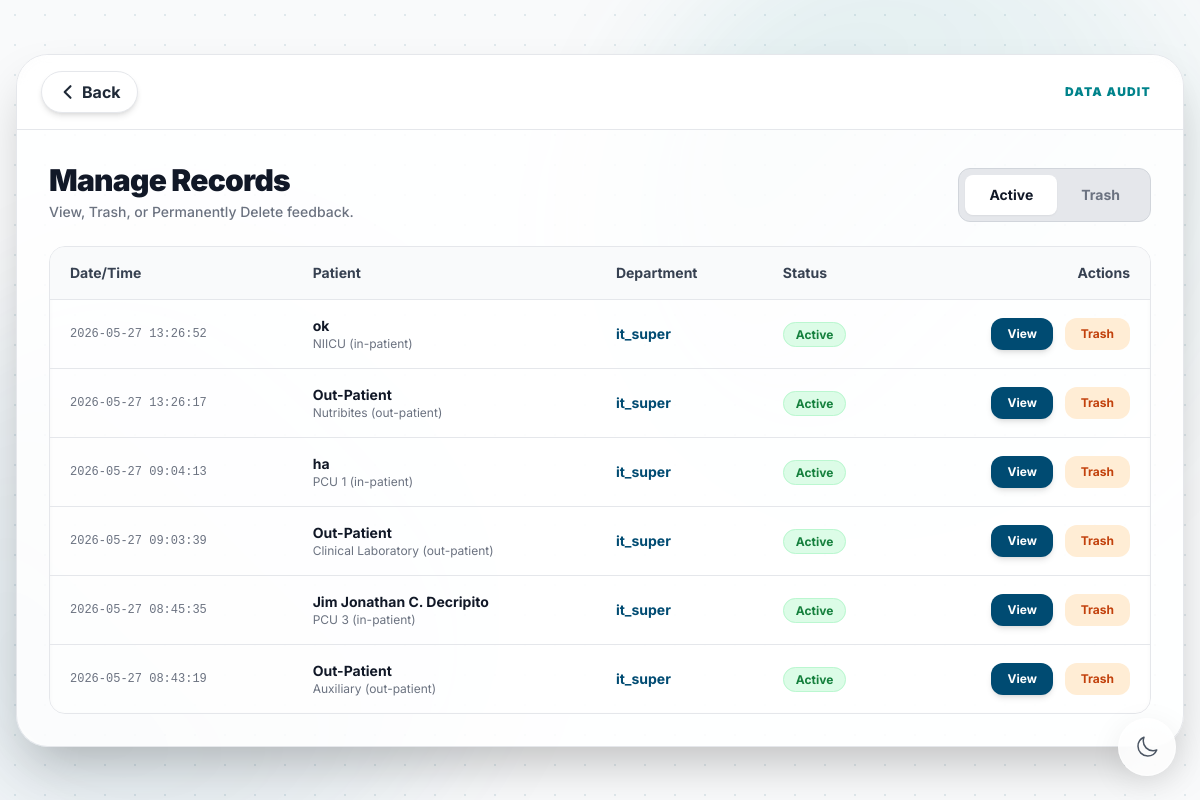
Page /manage_records (signed in) on the earlier database version.
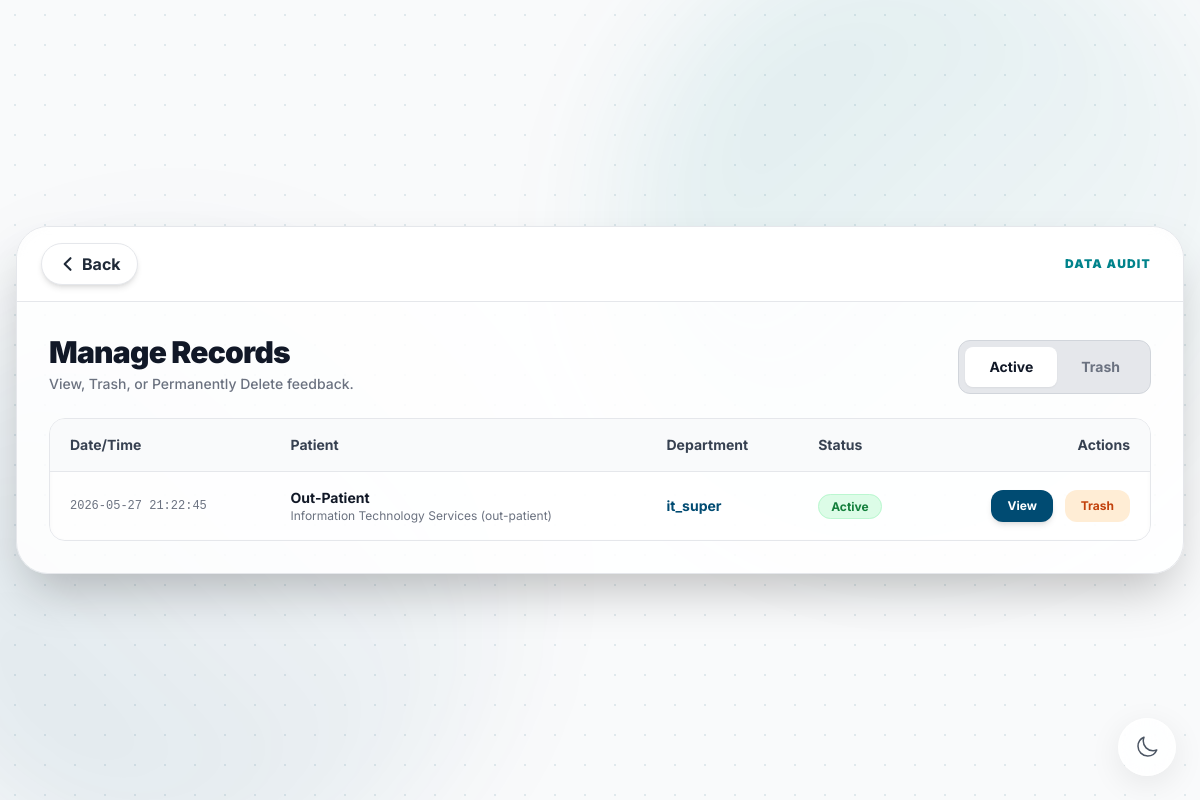
Same page on the later database version.
### tables this page shows
CREATE TABLE feedback (
                id INTEGER PRIMARY KEY AUTOINCREMENT,
                form_type TEXT NOT NULL, 
                admin_user_id INTEGER NOT NULL,
                department TEXT NOT NULL,
                date_admission TEXT NOT NULL,
                contact_number TEXT,
                rating_1 INTEGER,
                rating_2 INTEGER,
                rating_3 INTEGER,
                rating_4 INTEGER,
                rating_5 INTEGER,
                compliments TEXT,
                complaints TEXT,
                recommend TEXT,
                source TEXT,
                patient_name TEXT,
                room_number TEXT,
                timestamp DATETIME DEFAULT CURRENT_TIMESTAMP, status TEXT DEFAULT 'active',
                FOREIGN KEY (admin_user_id) REFERENCES users (id)
            );

CREATE TABLE users (
                id INTEGER PRIMARY KEY AUTOINCREMENT,
                username TEXT UNIQUE NOT NULL,
                password_hash TEXT NOT NULL
            );

### app.py (the view)
@app.route('/manage_records')
def manage_records():
    if session.get('username') != 'it_super': return redirect(url_for('dashboard'))
    db = get_db()
    records = db.execute("SELECT f.*, u.username FROM feedback f JOIN users u ON f.admin_user_id = u.id ORDER BY f.timestamp DESC").fetchall()
    return render_template('manage_records.html', records=records)

### app.py (called while the page is built)
def get_db():
    db = getattr(g, '_database', None)
    if db is None:
        db = g._database = sqlite3.connect(DATABASE)
        db.row_factory = sqlite3.Row
    return db

@app.teardown_appcontext
def close_connection(exception):
    db = getattr(g, '_database', None)
    if db is not None: db.close()

### templates/manage_records.html (shortened to what this page needs)
{% extends 'base.html' %}
{% block content %}
<div class="w-full max-w-7xl glass-panel rounded-[2rem] shadow-2xl transition-colors border border-gray-200 dark:border-gray-800 overflow-hidden relative">
    <div class="flex items-center justify-between px-6 py-4 border-b border-gray-200 dark:border-gray-800 bg-white/40 dark:bg-black/40 backdrop-blur-sm">
        <a href="/settings" class="inline-flex items-center px-4 py-2 bg-white dark:bg-slate-900 text-gray-800 dark:text-gray-200 font-bold rounded-full hover:bg-gray-50 dark:hover:bg-slate-800 transition-colors shadow-md border border-gray-200 dark:border-slate-700 active:scale-95">
            <svg class="w-5 h-5 mr-1" fill="none" stroke="currentColor" viewBox="0 0 24 24"><path stroke-linecap="round" stroke-linejoin="round" stroke-width="2.5" d="M15 19l-7-7 7-7"></path></svg>
            Back
        </a>
        <span class="text-xs font-black tracking-widest text-amcteal uppercase pr-2">Data Audit</span>
    </div>
    <div class="p-6 md:p-8 space-y-6">
        <div class="flex flex-col md:flex-row justify-between items-start md:items-end mb-6 gap-4">
            <div>
                <h1 class="text-3xl font-black text-gray-900 dark:text-white tracking-tight">Manage Records</h1>
                <p class="text-sm text-gray-500 dark:text-gray-400 mt-1 font-medium">View, Trash, or Permanently Delete feedback.</p>
            </div>
            <div class="flex bg-gray-200 dark:bg-slate-800 p-1.5 rounded-xl border border-gray-300 dark:border-slate-700 w-full md:w-auto">
                <button onclick="switchTab('active')" id="tab-active" class="flex-1 md:flex-none px-6 py-2.5 rounded-lg font-bold text-sm transition-all bg-white dark:bg-slate-600 text-gray-900 dark:text-white shadow-sm">Active</button>
                <button onclick="switchTab('trashed')" id="tab-trashed" class="flex-1 md:flex-none px-6 py-2.5 rounded-lg font-bold text-sm transition-all text-gray-500 dark:text-gray-400 hover:text-gray-900 dark:hover:text-white">Trash</button>
            </div>
        </div>
        <div class="overflow-x-auto rounded-2xl border border-gray-200 dark:border-slate-700 shadow-inner">
            <table class="min-w-full text-sm text-left">
                <thead class="bg-gray-50 dark:bg-slate-800 text-gray-700 dark:text-gray-300">
                    <tr>
                        <th class="py-4 px-5 font-bold border-b dark:border-slate-700">Date/Time</th>
                        <th class="py-4 px-5 font-bold border-b dark:border-slate-700">Patient</th>
                        <th class="py-4 px-5 font-bold border-b dark:border-slate-700">Department</th>
                        <th class="py-4 px-5 font-bold border-b dark:border-slate-700">Status</th>
                        <th class="py-4 px-5 font-bold border-b dark:border-slate-700 text-right">Actions</th>
                    </tr>
                </thead>
                <tbody class="divide-y divide-gray-200 dark:divide-slate-700 bg-white/50 dark:bg-slate-900/30">
                    {% for rec in records %}
                    <tr class="record-row row-{{ rec['status'] }} hover:bg-gray-50/80 dark:hover:bg-slate-800/50 transition-colors">
                        <td class="py-4 px-5 text-gray-500 dark:text-gray-400 font-mono text-xs whitespace-nowrap">{{ rec['timestamp'] }}</td>
                        <td class="py-4 px-5">
                            <p class="font-bold text-gray-900 dark:text-white">{{ rec['patient_name'] or 'Out-Patient' }}</p>
                            <p class="text-xs text-gray-500">{{ rec['department'] }} ({{ rec['form_type'] }})</p>
                        </td>
                        <td class="py-4 px-5 font-bold text-amcprimary dark:text-amcteal">{{ rec['username'] }}</td>
                        <td class="py-4 px-5">
                            {% if rec['status'] == 'active' %}
                                <span class="bg-green-100 text-green-700 dark:bg-green-900/30 dark:text-green-400 px-3 py-1 rounded-full text-xs font-bold border border-green-200 dark:border-green-800">Active</span>
                            {% else %}
                                <span class="bg-orange-100 text-orange-700 dark:bg-orange-900/30 dark:text-orange-400 px-3 py-1 rounded-full text-xs font-bold border border-orange-200 dark:border-orange-800">In Trash</span>
                            {% endif %}
                        </td>
                        <td class="py-4 px-5 text-right whitespace-nowrap">
                            <button onclick="viewRecord(this)"
                                    data-patient="{{ rec['patient_name'] }}"
                                    data-dept="{{ rec['department'] }}"
                                    data-form="{{ rec['form_type'] }}"
                                    data-room="{{ rec['room_number'] }}"
                                    data-date="{{ rec['date_admission'] }}"
                                    data-contact="{{ rec['contact_number'] }}"
                                    data-recommend="{{ rec['recommend'] }}"
                                    data-source="{{ rec['source'] }}"
                                    data-compliments="{{ rec['compliments'] }}"
                                    data-complaints="{{ rec['complaints'] }}"
                                    data-r1="{{ rec['rating_1'] }}"
                                    data-r2="{{ rec['rating_2'] }}"
                                    data-r3="{{ rec['rating_3'] }}"
                                    data-r4="{{ rec['rating_4'] }}"
                                    data-r5="{{ rec['rating_5'] }}"
                                    class="inline-block bg-amcprimary text-white px-4 py-2 rounded-xl font-bold text-xs hover:opacity-90 btn-premium shadow-md mr-2">
                                View
                            </button>
                            {% if rec['status'] == 'active' %}
                                <a href="/toggle_record/{{ rec['id'] }}/trash" class="inline-block bg-orange-100 text-orange-700 dark:bg-orange-900/30 dark:text-orange-400 px-4 py-2 rounded-xl font-bold text-xs hover:bg-orange-200 btn-premium" onclick="return confirm('Move this record to Trash? It will be hidden from Analytics.');">Trash</a>
                            {% endif %}
                        </td>
                    </tr>
                    {% endfor %}
                </tbody>
            </table>
        </div>
    </div>
</div>
{% endblock %}

### templates/base.html (shortened to what this page needs)
<!DOCTYPE html>
<html lang="en">
<head>
    <script src="https://cdn.tailwindcss.com"></script>
</head>
<body class="bg-gray-50 dark:bg-darkbg text-gray-900 dark:text-gray-100 min-h-screen flex flex-col relative overflow-x-hidden bg-grid">
    <div class="fixed inset-0 overflow-hidden -z-10 pointer-events-none opacity-60">
        <div class="absolute top-[-10%] right-[-5%] w-[40rem] h-[40rem] bg-gradient-to-br from-amcteal/20 to-transparent rounded-full blur-3xl"></div>
        <div class="absolute bottom-[-10%] left-[-10%] w-[40rem] h-[40rem] bg-gradient-to-tr from-amcprimary/20 to-transparent rounded-full blur-3xl"></div>
    </div>
    <button id="theme-toggle" class="fixed bottom-6 right-6 z-50 glass-panel rounded-full p-4 btn-premium text-gray-600 dark:text-gray-300">
    </button>
    <main class="flex-grow flex flex-col justify-center items-center p-4 z-10 w-full animate-slide-down">
        {% block content %}{% endblock %}
    </main>
</body>
</html>

### templates/base.html (style rules this page uses)
* { -webkit-tap-highlight-color: transparent; }
body { transition: background-color 0.3s ease, color 0.3s ease; }
.glass-panel { background: rgba(255, 255, 255, 0.85); backdrop-filter: blur(24px); border: 1px solid rgba(255,255,255,0.6); box-shadow: 0 8px 32px rgba(0,0,0,0.08); }
.btn-premium { transition: all 0.2s cubic-bezier(0.4, 0, 0.2, 1); }
.bg-grid { background-image: radial-gradient(rgba(0, 75, 114, 0.1) 1px, transparent 1px); background-size: 30px 30px; }

Differences in the rows shown:
removed feedback: timestamp "2026-05-27 13:26:52", patient_name "ok", department "NIICU", form_type "in-patient", username "it_super", status "Active"
removed feedback: timestamp "2026-05-27 13:26:17", form_type "Out-Patient", department "Nutribites", form_type "out-patient", username "it_super", status "Active"
removed feedback: timestamp "2026-05-27 09:04:13", patient_name "ha", department "PCU 1", form_type "in-patient", username "it_super", status "Active"
removed feedback: timestamp "2026-05-27 09:03:39", form_type "Out-Patient", department "Clinical Laboratory", form_type "out-patient", username "it_super", status "Active"
removed feedback: timestamp "2026-05-27 08:45:35", patient_name "Jim Jonathan C. Decripito", department "PCU 3", form_type "in-patient", username "it_super", status "Active"
removed feedback: timestamp "2026-05-27 08:43:19", form_type "Out-Patient", department "Auxiliary", form_type "out-patient", username "it_super", status "Active"
added feedback: timestamp "2026-05-27 21:22:45", form_type "Out-Patient", department "Information Technology Services", form_type "out-patient", username "it_super", status "Active"
